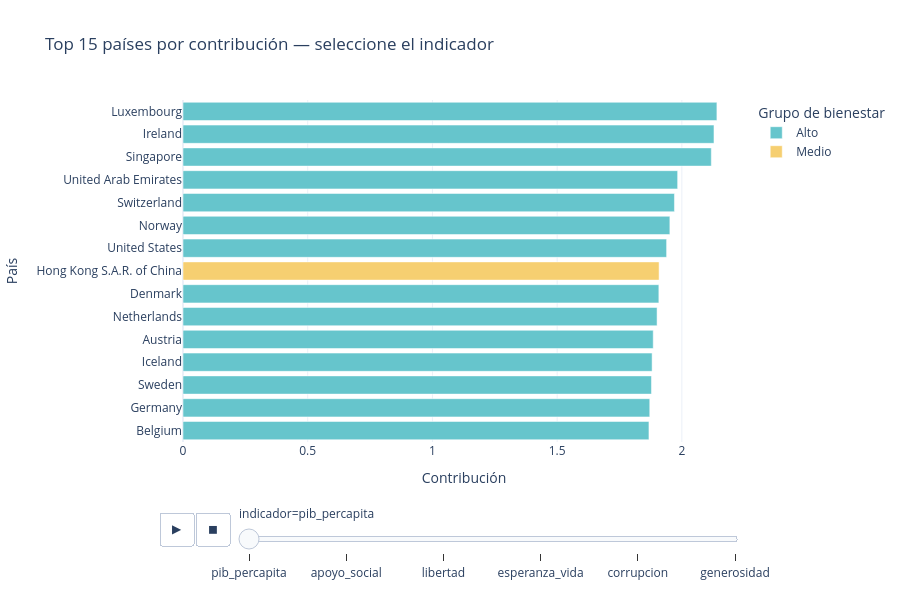

Notebook code cell kept with this figure:
### Markdown cell above
### 6.2 — Interactiva 2: comparación con filtro

### Code cell
# ============================================================
# Celda 11 — Plotly 2: barras interactivo con selector de indicador
# ============================================================
# Versión larga con el indicador como NIVEL (para el slider de animation_frame)
melted2 = df_analisis.melt(
    id_vars=["pais", "grupo_bienestar", "ladder_score"],
    value_vars=indicadores,
    var_name="indicador", value_name="contribucion"
)

# Top 15 por indicador (sin drop de la columna 'indicador')
top_por_indicador = (
    melted2.dropna(subset=["contribucion"])
    .sort_values("contribucion", ascending=False)
    .groupby("indicador", group_keys=True, observed=True)
    .head(15)
    .reset_index(drop=True)
)

fig2 = px.bar(
    top_por_indicador,
    x="contribucion", y="pais",
    color="grupo_bienestar",
    animation_frame="indicador",          # <- filtro/selector: recorre indicadores
    labels={"contribucion": "Contribución", "pais": "País",
            "grupo_bienestar": "Grupo de bienestar"},
    title="Top 15 países por contribución — seleccione el indicador",
    color_discrete_sequence=px.colors.qualitative.Pastel,
    orientation="h",
)

fig2.update_layout(height=600, yaxis={"categoryorder": "total ascending"},
                   legend_title_text="Grupo de bienestar")
fig2.show()

### Figure 1 — Plotly figure (JSON) as saved in the notebook; plotly's stock layout.template omitted (floating-point values rounded to 4 significant figures)
{"data": [{"hovertemplate": "Grupo de bienestar=Alto<br>indicador=pib_percapita<br>Contribución=%{x}<br>País=%{y}<extra></extra>", "legendgroup": "Alto", "marker": {"color": "rgb(102, 197, 204)", "pattern": {"shape": ""}}, "name": "Alto", "orientation": "h", "showlegend": true, "textposition": "auto", "type": "bar", "x": [2.141, 2.129, 2.118, 1.983, 1.97, 1.952, 1.939, 1.908, 1.901, 1.885, 1.881, 1.878, 1.871, 1.868], "xaxis": "x", "y": ["Luxembourg", "Ireland", "Singapore", "United Arab Emirates", "Switzerland", "Norway", "United States", "Denmark", "Netherlands", "Austria", "Iceland", "Sweden", "Germany", "Belgium"], "yaxis": "y"}, {"hovertemplate": "Grupo de bienestar=Medio<br>indicador=pib_percapita<br>Contribución=%{x}<br>País=%{y}<extra></extra>", "legendgroup": "Medio", "marker": {"color": "rgb(246, 207, 113)", "pattern": {"shape": ""}}, "name": "Medio", "orientation": "h", "showlegend": true, "textposition": "auto", "type": "bar", "x": [1.909], "xaxis": "x", "y": ["Hong Kong S.A.R. of China"], "yaxis": "y"}], "layout": {"barmode": "relative", "height": 600, "legend": {"title": {"text": "Grupo de bienestar"}, "tracegroupgap": 0}, "sliders": [{"active": 0, "currentvalue": {"prefix": "indicador="}, "len": 0.9, "pad": {"b": 10, "t": 60}, "steps": [{"args": [["pib_percapita"], {"frame": {"duration": 0, "redraw": true}, "fromcurrent": true, "mode": "immediate", "transition": {"duration": 0, "easing": "linear"}}], "label": "pib_percapita", "method": "animate"}, {"args": [["apoyo_social"], {"frame": {"duration": 0, "redraw": true}, "fromcurrent": true, "mode": "immediate", "transition": {"duration": 0, "easing": "linear"}}], "label": "apoyo_social", "method": "animate"}, {"args": [["libertad"], {"frame": {"duration": 0, "redraw": true}, "fromcurrent": true, "mode": "immediate", "transition": {"duration": 0, "easing": "linear"}}], "label": "libertad", "method": "animate"}, {"args": [["esperanza_vida"], {"frame": {"duration": 0, "redraw": true}, "fromcurrent": true, "mode": "immediate", "transition": {"duration": 0, "easing": "linear"}}], "label": "esperanza_vida", "method": "animate"}, {"args": [["corrupcion"], {"frame": {"duration": 0, "redraw": true}, "fromcurrent": true, "mode": "immediate", "transition": {"duration": 0, "easing": "linear"}}], "label": "corrupcion", "method": "animate"}, {"args": [["generosidad"], {"frame": {"duration": 0, "redraw": true}, "fromcurrent": true, "mode": "immediate", "transition": {"duration": 0, "easing": "linear"}}], "label": "generosidad", "method": "animate"}], "x": 0.1, "xanchor": "left", "y": 0, "yanchor": "top"}], "title": {"text": "Top 15 países por contribución — seleccione el indicador"}, "updatemenus": [{"buttons": [{"args": [null, {"frame": {"duration": 500, "redraw": true}, "fromcurrent": true, "mode": "immediate", "transition": {"duration": 500, "easing": "linear"}}], "label": "&#9654;", "method": "animate"}, {"args": [[null], {"frame": {"duration": 0, "redraw": true}, "fromcurrent": true, "mode": "immediate", "transition": {"duration": 0, "easing": "linear"}}], "label": "&#9724;", "method": "animate"}], "direction": "left", "pad": {"r": 10, "t": 70}, "showactive": false, "type": "buttons", "x": 0.1, "xanchor": "right", "y": 0, "yanchor": "top"}], "xaxis": {"anchor": "y", "domain": [0.0, 1.0], "title": {"text": "Contribución"}}, "yaxis": {"anchor": "x", "categoryorder": "total ascending", "domain": [0.0, 1.0], "title": {"text": "País"}}}}
